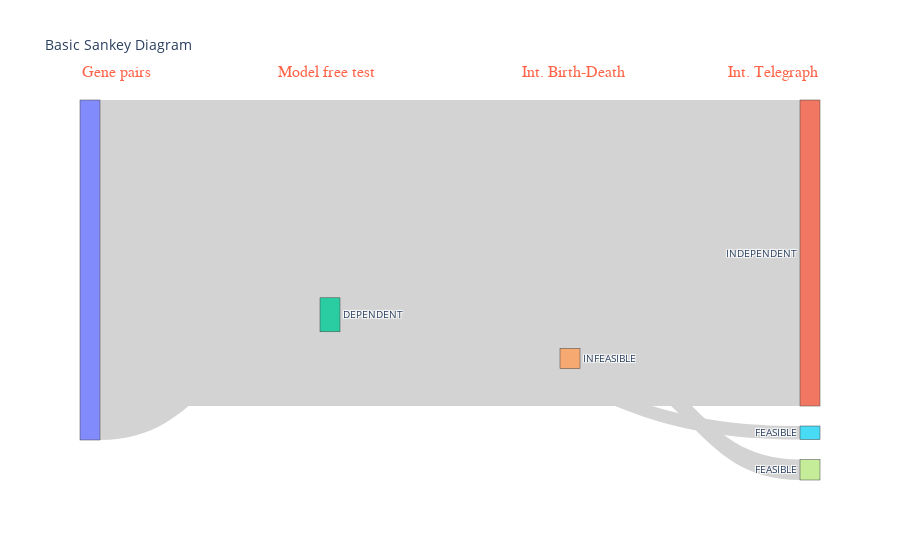
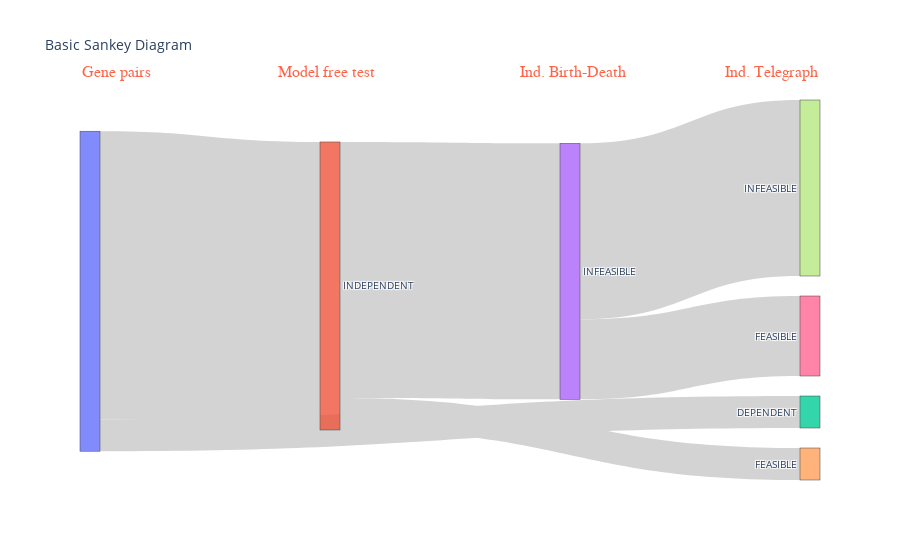

Notebook cell for these charts, in order:
### Code cell
sankey_from_df(results['result_summary_int'])
sankey_from_df(results['result_summary_ind'])

### Figure 1 — Plotly figure (JSON) as saved in the notebook; plotly's stock layout.template omitted (floating-point values rounded to 4 significant figures)
{"data": [{"link": {"color": "lightgrey", "source": [0, 0, 1, 1, 1, 2, 2, 2, 3, 3, 4, 4, 5, 5], "target": [1, 2, 3, 4, 5, 3, 4, 5, 6, 7, 6, 7, 6, 7], "value": [90, 10, 0, 0, 0, 0, 6, 4, 0, 0, 0, 6, 0, 0]}, "node": {"label": ["", "INDEPENDENT", "DEPENDENT", "nan", "INFEASIBLE", "FEASIBLE", "nan", "FEASIBLE"]}, "type": "sankey"}], "layout": {"annotations": [{"align": "center", "font": {"color": "tomato", "family": "Courier New, monospace", "size": 16}, "showarrow": false, "text": "Gene pairs", "x": 0, "xref": "paper", "y": 1.1, "yref": "paper"}, {"align": "center", "font": {"color": "tomato", "family": "Courier New, monospace", "size": 16}, "showarrow": false, "text": "Model free test", "x": 0.3333, "xref": "paper", "y": 1.1, "yref": "paper"}, {"align": "center", "font": {"color": "tomato", "family": "Courier New, monospace", "size": 16}, "showarrow": false, "text": "Int. Birth-Death", "x": 0.6667, "xref": "paper", "y": 1.1, "yref": "paper"}, {"align": "center", "font": {"color": "tomato", "family": "Courier New, monospace", "size": 16}, "showarrow": false, "text": "Int. Telegraph", "x": 1, "xref": "paper", "y": 1.1, "yref": "paper"}], "font": {"size": 10}, "plot_bgcolor": "rgba(0,0,0,0)", "title": {"text": "Basic Sankey Diagram"}, "xaxis": {"showgrid": false, "visible": false, "zeroline": false}, "yaxis": {"showgrid": false, "visible": false, "zeroline": false}}}

### Figure 2 — Plotly figure (JSON) as saved in the notebook; plotly's stock layout.template omitted (floating-point values rounded to 4 significant figures)
{"data": [{"link": {"color": "lightgrey", "source": [0, 0, 1, 1, 1, 2, 2, 2, 3, 3, 3, 4, 4, 4, 5, 5, 5], "target": [1, 2, 3, 4, 5, 3, 4, 5, 6, 7, 8, 6, 7, 8, 6, 7, 8], "value": [90, 10, 80, 10, 0, 0, 0, 0, 25, 55, 0, 0, 0, 0, 0, 0, 0]}, "node": {"label": ["", "INDEPENDENT", "DEPENDENT", "INFEASIBLE", "FEASIBLE", "nan", "FEASIBLE", "INFEASIBLE", "nan"]}, "type": "sankey"}], "layout": {"annotations": [{"align": "center", "font": {"color": "tomato", "family": "Courier New, monospace", "size": 16}, "showarrow": false, "text": "Gene pairs", "x": 0, "xref": "paper", "y": 1.1, "yref": "paper"}, {"align": "center", "font": {"color": "tomato", "family": "Courier New, monospace", "size": 16}, "showarrow": false, "text": "Model free test", "x": 0.3333, "xref": "paper", "y": 1.1, "yref": "paper"}, {"align": "center", "font": {"color": "tomato", "family": "Courier New, monospace", "size": 16}, "showarrow": false, "text": "Ind. Birth-Death", "x": 0.6667, "xref": "paper", "y": 1.1, "yref": "paper"}, {"align": "center", "font": {"color": "tomato", "family": "Courier New, monospace", "size": 16}, "showarrow": false, "text": "Ind. Telegraph", "x": 1, "xref": "paper", "y": 1.1, "yref": "paper"}], "font": {"size": 10}, "plot_bgcolor": "rgba(0,0,0,0)", "title": {"text": "Basic Sankey Diagram"}, "xaxis": {"showgrid": false, "visible": false, "zeroline": false}, "yaxis": {"showgrid": false, "visible": false, "zeroline": false}}}
